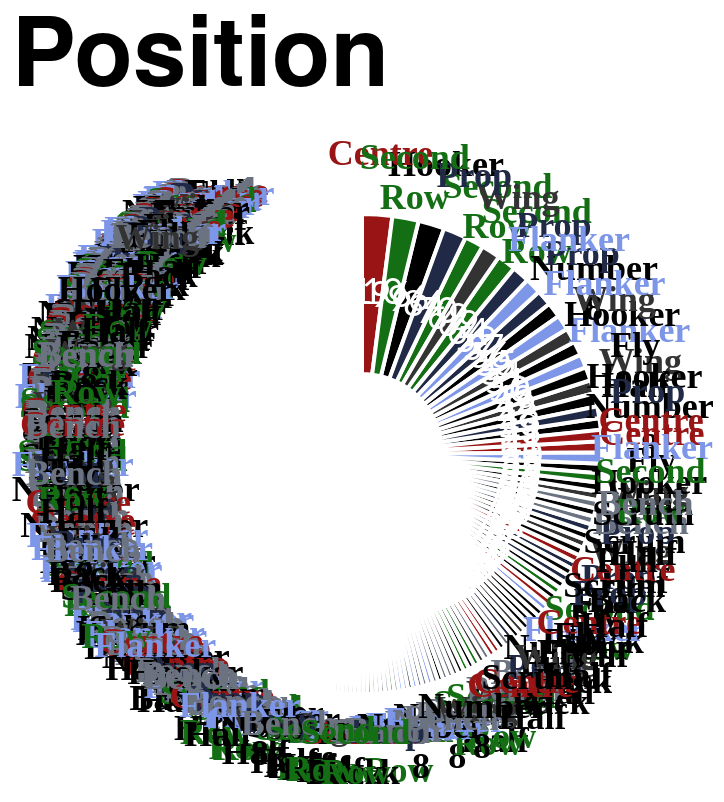

This figure's Vega-Lite source:
### Vega-Lite specification from a JSON file in a GitHub repository (floating-point values rounded to 4 significant figures; data arrays with more than 128 entries replaced by an {"elided": "..."} marker saying what was removed)
{"config": {"axis": {"labelFont": "PT Sans Narrow, Helvetica Neue, Helvetica, Arial, sans-serif", "titleFont": "PT Sans Narrow, Helvetica Neue, Helvetica, Arial, sans-serif", "labelFontSize": 13, "titleFontSize": 24, "gridColor": "#202947", "gridOpacity": 0.2, "zindex": 1}, "text": {"font": "Lato, sans-serif"}, "bar": {"cornerRadiusEnd": 5}, "header": {"labelFont": "PT Sans Narrow, Helvetica Neue, Helvetica, Arial, sans-serif", "titleFont": "PT Sans Narrow, Helvetica Neue, Helvetica, Arial, sans-serif", "labelFontSize": 24, "titleFontSize": 28, "labelFontWeight": "bold", "orient": "left"}, "legend": {"labelFont": "PT Sans Narrow, Helvetica Neue, Helvetica, Arial, sans-serif", "titleFont": "PT Sans Narrow, Helvetica Neue, Helvetica, Arial, sans-serif", "labelFontSize": 14, "titleFontSize": 16, "titlePadding": 5, "fillColor": "white", "strokeColor": "black", "padding": 10, "titleFontWeight": "lighter", "titleFontStyle": "italic", "titleColor": "gray", "offset": 10}, "title": {"font": "PT Sans Narrow, Helvetica Neue, Helvetica, Arial, sans-serif", "fontSize": 48, "fontWeight": "bold", "anchor": "start", "align": "center", "titlePadding": 20, "subtitlePadding": 10, "subtitleFontSize": 13, "subtitleColor": "", "subtitleFontStyle": "italic", "offset": 15, "color": "black"}, "axisX": {"labelAngle": 0}, "facet": {"title": null, "header": null, "align": {"row": "each", "column": "each"}, "spacing": 10}, "resolve": {"scale": {"y": "independent", "facet": "independent"}}, "background": "transparent", "scale": {"offsetBandPaddingOuter": 0.2, "offsetBandPaddingInner": 0.1}, "view": {"stroke": null, "background": "transparent"}}, "layer": [{"mark": {"type": "arc", "innerRadius": 40, "outerRadius": 120, "stroke": "#ffffff", "strokeWidth": 2}, "encoding": {"color": {"field": "position", "legend": null, "scale": {"domain": ["Prop", "Flanker", "Second Row", "Centre", "Wing", "Fly Half", "Hooker", "Scrum Half", "Full Back", "Number 8", "Bench"], "range": ["#202946", "#7d96e8", "#146f14", "#991515", "#333333", "#000000", "#000000", "#000000", "#000000", "#000000", "#6b7280"]}, "sort": {"field": "sort_order", "op": "min", "order": "ascending"}, "type": "nominal"}, "order": {"field": "appearances", "sort": "ascending", "type": "quantitative"}, "theta": {"field": "appearances", "sort": "descending", "stack": true, "title": "Appearances", "type": "quantitative"}, "tooltip": [{"field": "player", "title": "Player", "type": "nominal"}, {"field": "position", "title": "Position", "type": "nominal"}, {"field": "appearances", "title": "Appearances", "type": "quantitative"}]}}, {"mark": {"type": "text", "dy": -5, "font": "PT Sans Narrow", "fontSize": 18, "fontWeight": "bold", "radius": 145}, "encoding": {"color": {"field": "position", "legend": null, "scale": {"domain": ["Prop", "Flanker", "Second Row", "Centre", "Wing", "Fly Half", "Hooker", "Scrum Half", "Full Back", "Number 8", "Bench"], "range": ["#202946", "#7d96e8", "#146f14", "#991515", "#333333", "#000000", "#000000", "#000000", "#000000", "#000000", "#6b7280"]}, "type": "nominal"}, "opacity": {"condition": {"test": "datum.appearances > 2", "value": 1}, "value": 0}, "order": {"field": "appearances", "sort": "ascending", "type": "quantitative"}, "text": {"field": "position_label", "type": "nominal"}, "theta": {"field": "appearances", "sort": "descending", "stack": true, "title": "Appearances", "type": "quantitative"}}, "transform": [{"calculate": "split(datum.position, ' ')", "as": "position_label"}]}, {"mark": {"type": "text", "color": "white", "fontSize": 18, "radius": 80}, "encoding": {"order": {"field": "appearances", "sort": "ascending", "type": "quantitative"}, "text": {"field": "appearances", "type": "nominal"}, "theta": {"field": "appearances", "sort": "descending", "stack": true, "title": "Appearances", "type": "quantitative"}}}], "data": {"name": "data-960cafdec17cec509bfb6975bf5941b4"}, "height": 300, "resolve": {"scale": {"color": "shared"}}, "title": "Position", "width": 300, "$schema": "https://vega.github.io/schema/vega-lite/v5.20.1.json", "datasets": {"data-960cafdec17cec509bfb6975bf5941b4": {"elided": "770 records"}}}
